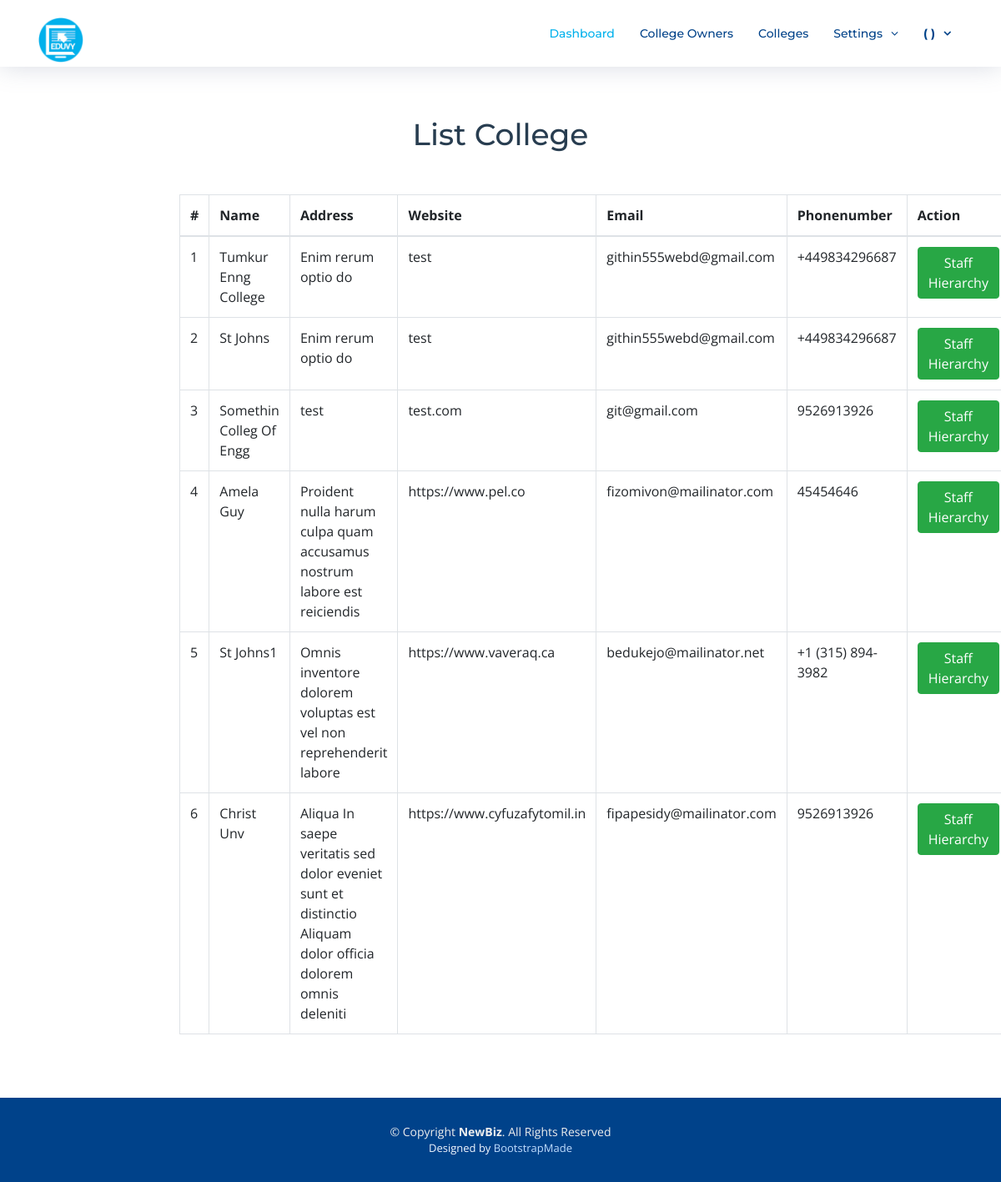
/admin2020/list-all-colleges, run on the app's committed database.
### college_owners/models.py (models this page shows, shortened)
class colleges(models.Model):
    unique_id = models.AutoField(primary_key=True, null=False)
    owner = models.ForeignKey(collegeOwner, on_delete=models.SET_NULL, null=True)
    name = models.CharField(max_length=200, default='null', null=False)
    phone = models.CharField(max_length=15, default='null', null=False)
    website = models.CharField(max_length=200, default='null', null=False)
    email = models.CharField(max_length=200, default='null', null=False)
    address = models.TextField(default='null', null=False)
    state = models.ForeignKey(State, on_delete=models.SET_NULL, null=True)
    city = models.ForeignKey(City, on_delete=models.SET_NULL, null=True)
    status_choices = [
        ('pending', 'Pending'),
        ('active', 'Active'),
    ]
    status = models.CharField(max_length=15, choices=status_choices, default="active")

### super_admin/views.py (the view)
# urls.py: path('list-all-colleges', views.list_all_colleges, name="list_colleges"),
def list_all_colleges(request):
    colleges_ = colleges.objects.all()
    context = {'colleges': colleges_}
    return render(request, 'super_admin/list_college.html', context)

### super_admin/templates/super_admin/list_college.html (shortened to what this page needs)
{% extends "super_admin/acc_layout.html" %}
{% load static %}
{% block content %}
  <main id="main" style="margin-top: 80px;">
    <section id="contact" style="box-shadow: none !important">
      <div class="container-fluid" data-aos="fade-up">
        <div class="section-header">
          <h3>List College</h3>
        </div>
        <div class="row">
          <div class="col-lg-8 offset-lg-2">
  {% if colleges|length > 0 %}
<table class="table table-bordered">
    <thead>
      <tr>
        <th>#</th>
        <th>Name</th>
        <th>Address</th>
        <th>Website</th>
        <th>Email</th>
        <th>Phonenumber</th>
         <th>Action</th>
      </tr>
    </thead>
    <tbody>
  {% for i in colleges %}
      <tr>
        <td>{{ forloop.counter }}</td>
        <td>{{ i.name }}</td>
        <td>{{ i.address }}</td>
        <td>{{ i.website }}</td>
        <td>{{ i.email }}</td>
        <td>{{ i.phone }}</td>
        <td>
            <a href="javascript:;" role="button" type="button" class="btn btn-success">Staff Hierarchy </a>
        </td>
      </tr>
  {% endfor %}
    </tbody>
  </table>
{% else %}
<b>No colleges added</b>
{% endif %}
          </div>
        </div>
      </div>
    </section>
  </main>
{% endblock %}

### common_pages/static/frontend/css/style.css (style rules this page uses)
body { background: #fff; color: #444; font-family: "Open Sans", sans-serif; }
a { color: #01B1EC; transition: 0.5s; }
h1, h2, h3, h4, h5, h6 { font-family: "Montserrat", sans-serif; font-weight: 400; margin: 0 0 20px 0; padding: 0; }
section { overflow: hidden; }
.section-header h3 { font-size: 36px; color: #283d50; text-align: center; font-weight: 500; position: relative; }
#contact { box-shadow: 0px 0px 12px 0px rgba(0, 0, 0, 0.1); padding: 60px 0; overflow: hidden; }
#contact .section-header { padding-bottom: 30px; }

### data on the page
colleges: name "Tumkur Enng College", address "Enim rerum optio do", website "test", email "githin555webd@gmail.com", phone "+449834296687"
colleges: name "St Johns", address "Enim rerum optio do", website "test", email "githin555webd@gmail.com", phone "+449834296687"
colleges: name "Somethin Colleg Of Engg", address "test", website "test.com", email "git@gmail.com", phone "9526913926"
colleges: name "Amela Guy", address "Proident nulla harum culpa quam accusamus nostrum labore est reiciendis", website "https://www.pel.co", email "fizomivon@mailinator.com", phone "45454646"
colleges: name "St Johns1", address "Omnis inventore dolorem voluptas est vel non reprehenderit labore", website "https://www.vaveraq.ca", email "bedukejo@mailinator.net", phone "+1 (315) 894-3982"
colleges: name "Christ Unv", address "Aliqua In saepe veritatis sed dolor eveniet sunt et distinctio Aliquam dolor officia dolorem omnis deleniti", website "https://www.cyfuzafytomil.in", email "fipapesidy@mailinator.com", phone "9526913926"
